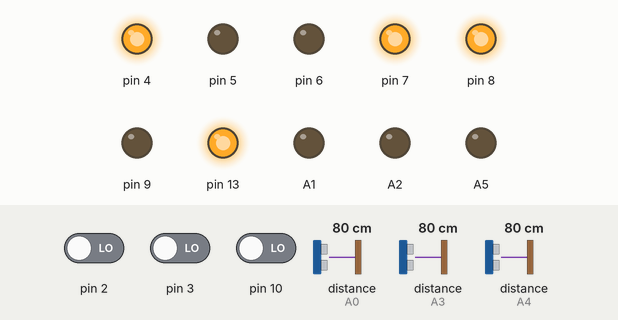
The sketch below on a simulated Arduino Uno, built with avr-gcc and run on an emulated ATmega328P. Shown: output pins drawn as LEDs (lit = HIGH). Inputs (shaded band) come from the test bench; at power-on: pin 2 LOW, distance to the obstacle (sensors on A0, A3, A4) 80 cm, pin 3 LOW, pin 10 LOW. The echo pulse lasts 58.3 µs per cm.

Above: at 5.2 s.
5.3 s: pin 2 driven HIGH
At 5.6 s:
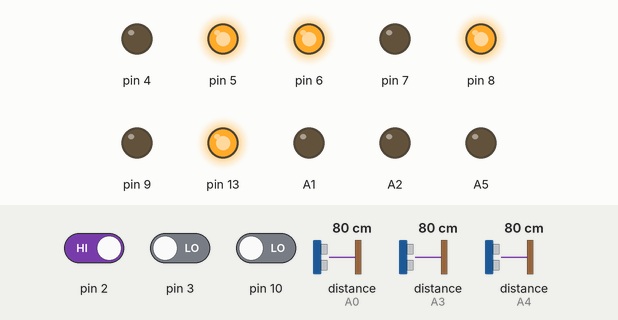
At 8.0 s:
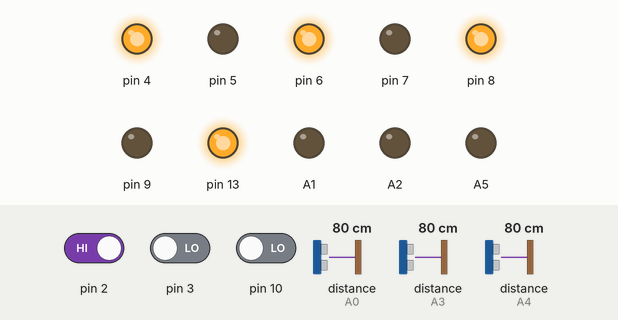
8.3 s: distance to the obstacle (sensor on A0) set to 33 cm
11.3 s: distance to the obstacle (sensor on A0) set to 29 cm
12.8 s: distance to the obstacle (sensor on A3) set to 51 cm
14.3 s: distance to the obstacle (sensor on A3) set to 45 cm
At 15.3 s:
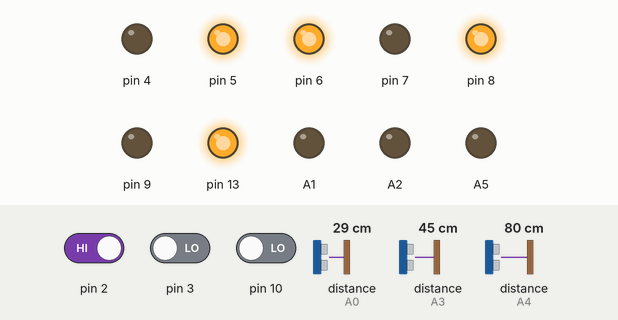
17.3 s: pin 3 driven HIGH
At 19.7 s:
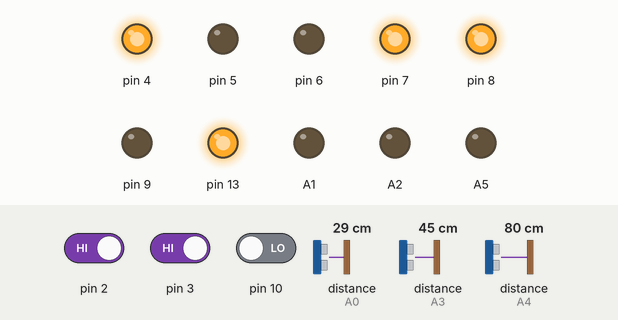
Timing chart, 0 to 21.2 s (numbered marks = the images above; inputs shaded):
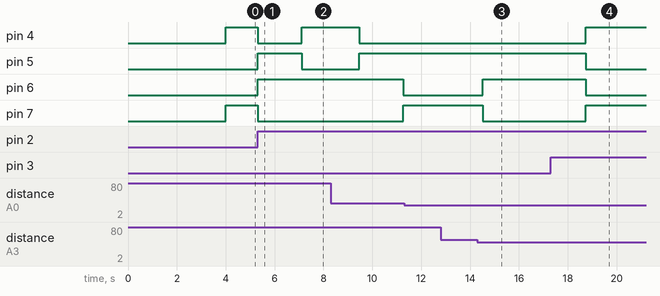

The sketch:

SBPF_init_large.ino
```cpp
/*--Config-----*/
const int Pm[] = {4,5,6,7};
const int Pu[] = {A3/*echo*/,A2/*trigger*/,A0/*echo*/,A1/*trigger*/,A4/*echo*/,A5/*trigger*/};
const int Pl[] = {10/*TracerosL*/,9/*TracerosR*/,2/*DelanterosL*/,3/*DelanterosR*/};
const int Delay = 4000;
/*--firts  Functions--*/
int line = 1;
int Start = 0;
int Attackline = 0;
int c = 0;
// Utilitis
void pin(int pin,bool state,bool Display = false,int Time = 0,bool US = false,bool Type = true){// funcion de encendido y apagado de pines
  if(state>2){
    Serial.println("not exist state 2");
  }else{
    pinMode(pin,Type?OUTPUT:INPUT);
    digitalWrite(pin,Display?state?LOW:HIGH:state?HIGH:LOW);
    US?delayMicroseconds(Time):delay(Time);
    Time>0?digitalWrite(pin,!Display?state?LOW:HIGH:state?HIGH:LOW):delay(0);
    US?delayMicroseconds(0):delay(Time);
  }
}
// Move Motor and all robot
void M(int pin,bool Sentido){// one motor
  pinMode(pin,OUTPUT);
  switch(Sentido){
    case true:
    digitalWrite(pin,HIGH);
    break;
    case false:
    digitalWrite(pin,LOW);
    break;
  }
}
void G(int M1,int M2,int Giro){// two motor
  switch(Giro){
    case 2:
      M(M1,true);
      M(M2,false);
    break;
    case 1:
      M(M1,false);
      M(M2,true);
    break;
    case 0:
      M(M1,false);
      M(M2,false);
    break;
  }
}
// Use Sensors
long US(int echo, int trigger){
  float distancia;
  long tiempo;
  pinMode(echo, INPUT);
  pin(trigger,1,false,10,true);
  tiempo = (pulseIn(echo, HIGH)/2);
  distancia = float(tiempo * 0.0343);
  return distancia;
}
bool L(int pinL){
  return digitalRead(pinL);
}
/*--Second Functions--*/
void RGLeft(int Delay = 0){
  G(Pm[0],Pm[1],1);
  G(Pm[2],Pm[3],1);
  if(Delay>=1){
    delay(Delay);
  }
}
void RGRigth(int Delay=0){
  G(Pm[0],Pm[1],2);
  G(Pm[2],Pm[3],2);
  if(Delay>=1){
    delay(Delay);
  }
}
void RMAvanzar(int Delay=0){
  G(Pm[0],Pm[1],2);
  G(Pm[2],Pm[3],1);
  if(Delay>=1){
    delay(Delay);
  }
}
void RMBack(int Delay=0){
  G(Pm[0],Pm[1],1);
  G(Pm[2],Pm[3],2);
  if(Delay>=1){
    delay(Delay);
  }
}
void RMStop(int Delay=0){
  G(Pm[0],Pm[1],0);
  G(Pm[2],Pm[3],0);
  if(Delay>=1){
    delay(Delay);
  }
}
int Testing(){
  /*RGLeft(2000);
  RMStop(500);
  RGRigth(2000);
  RMStop(500);
  RMAvanzar(2000);
  RMStop(500);
  RMBack(2000);
  RMStop(500);*/
  Serial.print("US :");
  Serial.println(US(Pu[0],Pu[1]));
  Serial.print("US :");
  Serial.println(US(Pu[2],Pu[3]));
  Serial.print("US :");
  Serial.println(US(Pu[4],Pu[5]));
  Serial.print("L1 :");
  Serial.println(L(Pl[0]));
    Serial.print("L1 :");
  Serial.println(L(Pl[1]));
    Serial.print("L1 :");
  Serial.println(L(Pl[2]));
    Serial.print("L1 :");
  Serial.println(L(Pl[3]));
}
//functons in load program
int La(int P1,int P2){
  if(L(P1)&&L(P2)){
    return 1;
  }else
  if(L(P1)||L(P2)){
    return 1;
  }else
    return 0;
}
void ExistObject(bool Object){
  if(Attackline==1){
     while(1){
      c++;
      if(c>800){
        Attackline=0;
        break;
      }else{
        if(US(Pu[2],Pu[3])>30){
          while(1){
            if(US(Pu[0],Pu[1])<48){
              break;
            }else{
              //RGRigth(100);
              RGLeft(150);
            }
          }
          Attackline=0;
          break;
        }else{
          if(US(Pu[4],Pu[5])>30){
            while(1){
              if(US(Pu[0],Pu[1])<48){
                break;
              }else{
                //RGLeft(100);
                RGRigth(150);
              }
            }
            Attackline=0;
            break;
          }else{
            RGRigth();
          }
        }
      }
     }
  }else{
    if(La(Pl[1],Pl[3])){
        if(!Object){
          Attackline=1;
        }
        RMAvanzar(1800);
        Attackline=1;
    }else{
        if(La(Pl[0],Pl[2])){
          if(!Object){
            Attackline=1;
          }
          RMBack(1800);
          Attackline=1;
        }else{
          if(!Object){
            RGRigth();
          }else{
            RMAvanzar();
          }
      }
    }
  }
}
void setup() {
  Serial.begin(9600);
  pin(8,1);
  pin(13,1);
  pin(9,0);
  delay(Delay);
}
void loop() {
  Serial.println("\n");
    if(line==1){
      if(La(Pl[0],Pl[2])==1){
        line=2;
      }else{
        RMAvanzar();
      }
    }
    if(line==2){
      RMBack(1800);
      RGRigth(2350);
      line=4;
    }
    if(line==4){
      if(US(Pu[0],Pu[1])<50){
        delay(150);
        ExistObject(true);
      }else{
        Start=0;
        ExistObject(false);
      }
    }
}
```

Measured:
- the behaviour switches between 49 and 48 cm on distance to the obstacle (sensor on A3) (found by bisection; images 2 and 3)
- after the input at 5.3 s, pin 4: HIGH → LOW at once, → HIGH 1.8 s later; pin 5: LOW → HIGH at once, → LOW 1.8 s later; pin 6: LOW → HIGH at once; pin 7: HIGH → LOW at once
- after the input at 14.3 s, pin 6: LOW → HIGH after 0.21 s; pin 7: HIGH → LOW after 0.21 s
- after the input at 17.3 s, pin 4, pin 7: LOW → HIGH after 1.4 s; pin 5, pin 6: HIGH → LOW after 1.4 s
